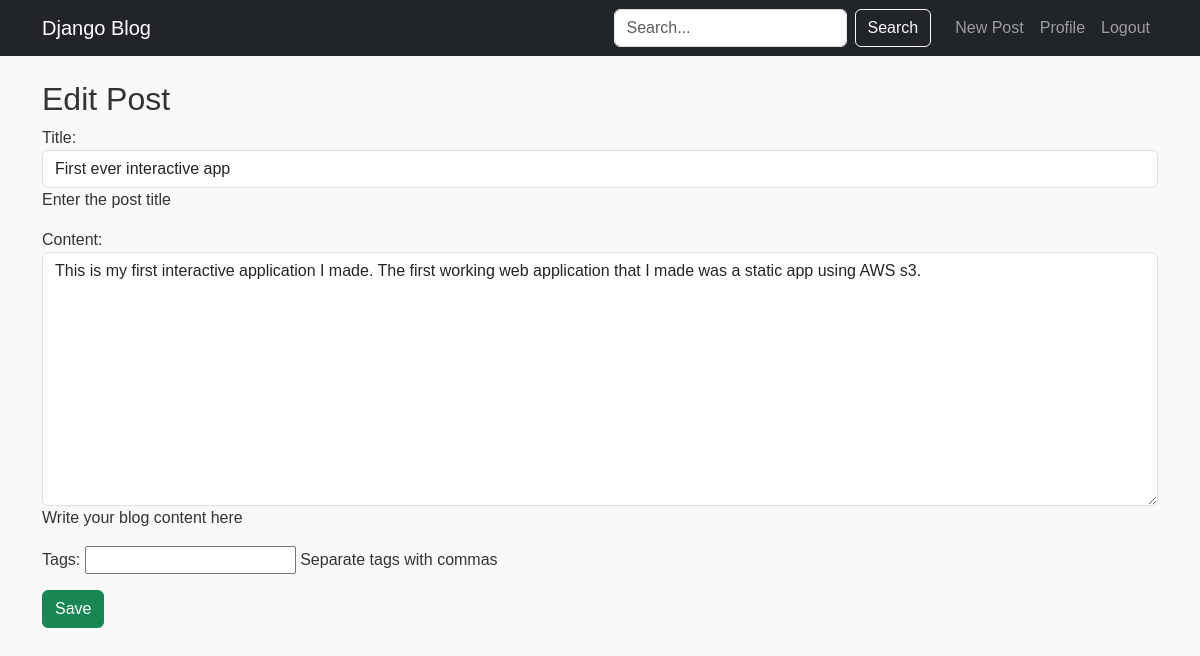
The app's page /post/1/update/ (signed in) with its own data.
### blog/models.py (models this page shows, shortened)
class Post(models.Model):
    title = models.CharField(max_length=200, help_text="Enter the post title")
    content = models.TextField(help_text="Write your blog content here")
    published_date = models.DateTimeField(auto_now_add=True)
    author = models.ForeignKey(
        User,
        on_delete=models.CASCADE,
        related_name="posts",
        help_text="The user who wrote this post",
    )
    tags = TaggableManager()
    class Meta:
        ordering = ["-published_date"]

### blog/views.py (the view, shortened to what this page needs)
# urls.py: path("post/<int:pk>/update/", views.PostUpdateView.as_view(), name="post-update"),
class PostUpdateView(LoginRequiredMixin, UserPassesTestMixin, UpdateView):
    model = Post
    form_class = PostForm
    template_name = "blog/post_form.html"
    def test_func(self):
        post = self.get_object()
        return self.request.user == post.author

### blog/forms.py
class PostForm(forms.ModelForm):
    tags = forms.CharField(required=False, help_text="Separate tags with commas")
    class Meta:
        model = Post
        fields = ["title", "content"]
        widgets = {
            "title": forms.TextInput(attrs={"class": "form-control", "placeholder": "Enter post title"}),
            "content": forms.Textarea(attrs={"class": "form-control", "rows": 10}),
        }

### blog/templates/blog/post_form.html (shortened to what this page needs)
{% extends 'blog/base.html' %}
{% block content %}
<h2>{% if object %}Edit{% else %}New{% endif %} Post</h2>
<form method="post">
    {{ form.as_p }}
    <button type="submit" class="btn btn-success">Save</button>
</form>
{% endblock %}

### blog/static/blog/css/styles.css (style rules this page uses)
* { margin: 0; padding: 0; box-sizing: border-box; }
body { font-family: Arial, sans-serif; background-color: #f9f9f9; color: #333; }

### records on screen
Post: title "First ever interactive app", content "This is my first interactive application I made. The first working web application that I made was a static app using AWS s3."
